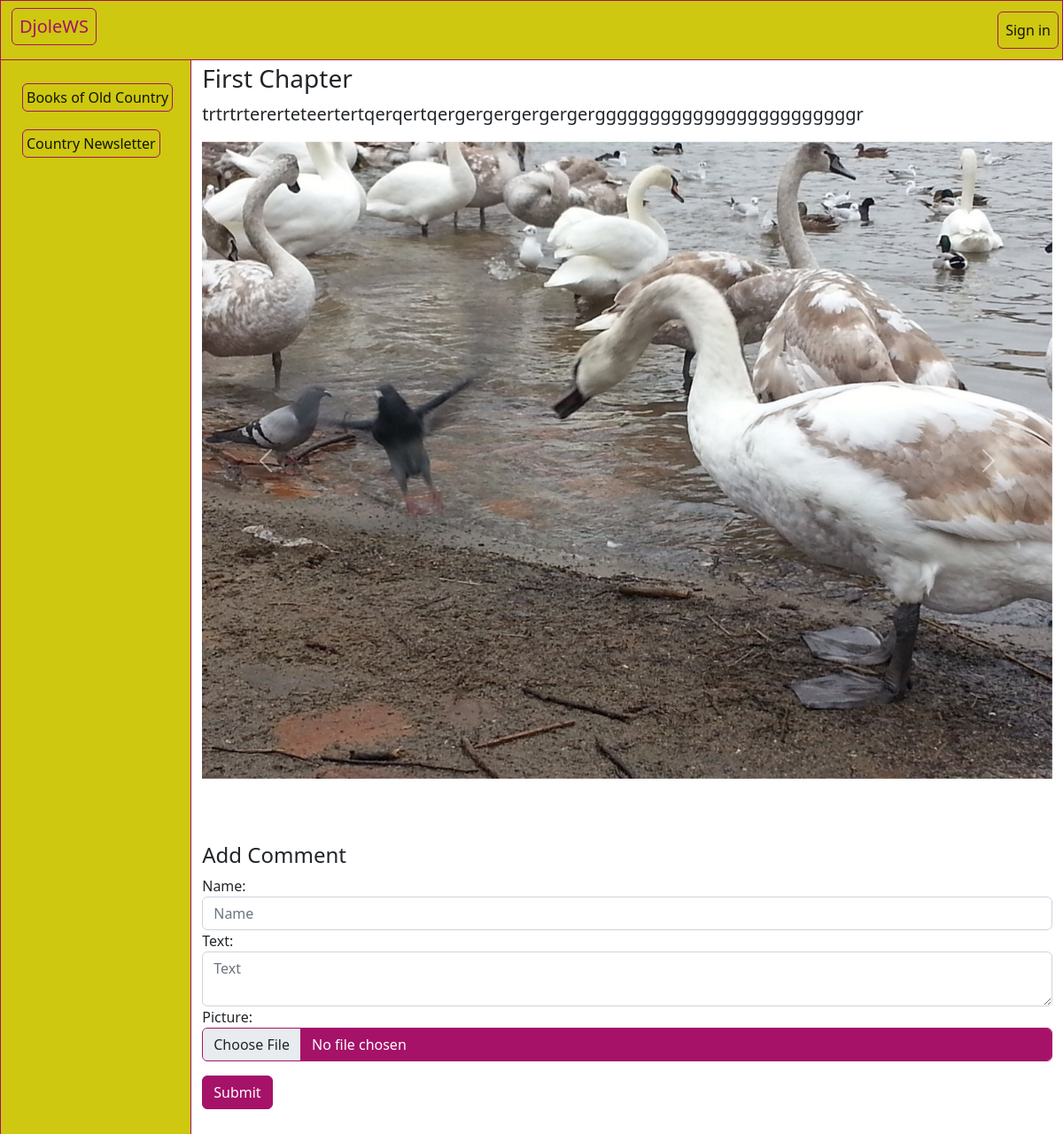
Screenshot of /chapter/1 with the database file from the repository.
### index/models.py (models this page shows, shortened)
class Chapter(models.Model):
    name = models.CharField(max_length=60)
    text = models.TextField()
    images = models.ManyToManyField('Image', through='Img', related_name='images')

class Image(models.Model):
    chapter = models.ManyToManyField('Chapter', through='Img', related_name='chapter_image')
    imageInSett = models.ImageField(null=True, blank=True, upload_to="images/")

### index/views.py (the view)
# urls.py: path('chapter/<int:pk>', views.DetailChapter.as_view(), name='detail_chapter'),
class DetailChapter(View):
    model = Chapter
    template_name = 'index/detail_chapter.html'
    def get(self, request, pk):
        x = get_object_or_404(Chapter, id=pk)
        images = Image.objects.filter(chapter=x)
        comments = Comment.objects.filter(chapter=x).order_by('-created_at')
        text = Chapter.text
        comm = CommentForm
        context = {
            'chapters': Chapter.objects.all(),
            'chapter': x,
            'images': images,
            'comments': comments,
            'CommentForm': comm,
            }
        return render(request, self.template_name, context)

### index/templates/index/detail_chapter.html (shortened to what this page needs)
{% extends '_base.html' %}
{% block content %}
<h3>{{ chapter.name }}</h3>
<p class="lead">{{ chapter.text }}</p>
{% if images %}
<div id="carouselExampleControls" class="carousel slide" data-bs-ride="carousel">
    <div class="carousel-inner">
        {% for image in images %}
      <div class="carousel-item
      {% if forloop.counter == 1 %}
      active
      {% endif %}
      ">
        <img src="{{ image.imageInSett.url }}" class="d-block w-100" alt="{{ image.imageInSett }}">
      </div>
      {% endfor %}
    </div>
    <button class="carousel-control-prev" type="button" data-bs-target="#carouselExampleControls" data-bs-slide="prev">
      <span class="carousel-control-prev-icon table-primary" aria-hidden="true"></span>
    </button>
    <button class="carousel-control-next" type="button" data-bs-target="#carouselExampleControls" data-bs-slide="next">
      <span class="carousel-control-next-icon" aria-hidden="true"></span>
    </button>
  </div>
  {% endif %}
<div><h4>Add Comment</h4>
    <form action="{% url 'index:chapter_comment_create' chapter.id %}" method="post" enctype="multipart/form-data">
        <div class="mb-3">
        {{ CommentForm }}
        </div>
        <input  type="submit" class="mb-5 btn btn-primary">
    </form>
</div>
{% endblock %}

### rows the page displays
Chapter: name "First Chapter", text "trtrtrtererteteertertqerqertqergergergergergerggggggggggggggggggggggggr"
Image: imageInSett (picture)
